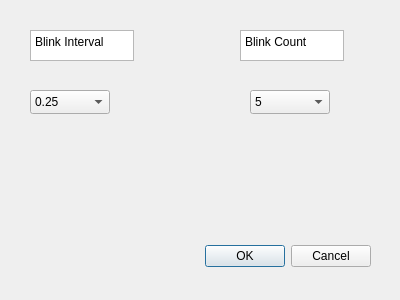
<?xml version="1.0" encoding="UTF-8"?>
<ui version="4.0">
 <class>Dialog</class>
 <widget class="QDialog" name="Dialog">
  <property name="geometry">
   <rect>
    <x>0</x>
    <y>0</y>
    <width>400</width>
    <height>300</height>
   </rect>
  </property>
  <property name="windowTitle">
   <string>Dialog</string>
  </property>
  <widget class="QDialogButtonBox" name="buttonBox">
   <property name="geometry">
    <rect>
     <x>30</x>
     <y>240</y>
     <width>341</width>
     <height>32</height>
    </rect>
   </property>
   <property name="orientation">
    <enum>Qt::Orientation::Horizontal</enum>
   </property>
   <property name="standardButtons">
    <set>QDialogButtonBox::StandardButton::Cancel|QDialogButtonBox::StandardButton::Ok</set>
   </property>
  </widget>
  <widget class="QComboBox" name="interval">
   <property name="geometry">
    <rect>
     <x>30</x>
     <y>90</y>
     <width>80</width>
     <height>24</height>
    </rect>
   </property>
   <item>
    <property name="text">
     <string>0.25</string>
    </property>
   </item>
   <item>
    <property name="text">
     <string>0.5</string>
    </property>
   </item>
   <item>
    <property name="text">
     <string>0.75</string>
    </property>
   </item>
   <item>
    <property name="text">
     <string>1</string>
    </property>
   </item>
   <item>
    <property name="text">
     <string>1.25</string>
    </property>
   </item>
   <item>
    <property name="text">
     <string>1.5</string>
    </property>
   </item>
   <item>
    <property name="text">
     <string>1.75</string>
    </property>
   </item>
   <item>
    <property name="text">
     <string>2</string>
    </property>
   </item>
   <item>
    <property name="text">
     <string>2.25</string>
    </property>
   </item>
   <item>
    <property name="text">
     <string>2.5</string>
    </property>
   </item>
  </widget>
  <widget class="QComboBox" name="count">
   <property name="geometry">
    <rect>
     <x>250</x>
     <y>90</y>
     <width>80</width>
     <height>24</height>
    </rect>
   </property>
   <item>
    <property name="text">
     <string>5</string>
    </property>
   </item>
   <item>
    <property name="text">
     <string>10</string>
    </property>
   </item>
   <item>
    <property name="text">
     <string>15</string>
    </property>
   </item>
  </widget>
  <widget class="QTextEdit" name="textEdit_2">
   <property name="geometry">
    <rect>
     <x>240</x>
     <y>30</y>
     <width>104</width>
     <height>31</height>
    </rect>
   </property>
   <property name="html">
    <string>&lt;!DOCTYPE HTML PUBLIC &quot;-//W3C//DTD HTML 4.0//EN&quot; &quot;http://www.w3.org/TR/REC-html40/strict.dtd&quot;&gt;
&lt;html&gt;&lt;head&gt;&lt;meta name=&quot;qrichtext&quot; content=&quot;1&quot; /&gt;&lt;meta charset=&quot;utf-8&quot; /&gt;&lt;style type=&quot;text/css&quot;&gt;
p, li { white-space: pre-wrap; }
hr { height: 1px; border-width: 0; }
li.unchecked::marker { content: &quot;\2610&quot;; }
li.checked::marker { content: &quot;\2612&quot;; }
&lt;/style&gt;&lt;/head&gt;&lt;body style=&quot; font-family:'Segoe UI'; font-size:9pt; font-weight:400; font-style:normal;&quot;&gt;
&lt;p style=&quot; margin-top:0px; margin-bottom:0px; margin-left:0px; margin-right:0px; -qt-block-indent:0; text-indent:0px;&quot;&gt;Blink Count&lt;/p&gt;&lt;/body&gt;&lt;/html&gt;</string>
   </property>
  </widget>
  <widget class="QTextEdit" name="textEdit">
   <property name="geometry">
    <rect>
     <x>30</x>
     <y>30</y>
     <width>104</width>
     <height>31</height>
    </rect>
   </property>
   <property name="html">
    <string>&lt;!DOCTYPE HTML PUBLIC &quot;-//W3C//DTD HTML 4.0//EN&quot; &quot;http://www.w3.org/TR/REC-html40/strict.dtd&quot;&gt;
&lt;html&gt;&lt;head&gt;&lt;meta name=&quot;qrichtext&quot; content=&quot;1&quot; /&gt;&lt;meta charset=&quot;utf-8&quot; /&gt;&lt;style type=&quot;text/css&quot;&gt;
p, li { white-space: pre-wrap; }
hr { height: 1px; border-width: 0; }
li.unchecked::marker { content: &quot;\2610&quot;; }
li.checked::marker { content: &quot;\2612&quot;; }
&lt;/style&gt;&lt;/head&gt;&lt;body style=&quot; font-family:'Segoe UI'; font-size:9pt; font-weight:400; font-style:normal;&quot;&gt;
&lt;p style=&quot; margin-top:0px; margin-bottom:0px; margin-left:0px; margin-right:0px; -qt-block-indent:0; text-indent:0px;&quot;&gt;Blink Interval&lt;/p&gt;&lt;/body&gt;&lt;/html&gt;</string>
   </property>
  </widget>
 </widget>
 <resources/>
 <connections>
  <connection>
   <sender>buttonBox</sender>
   <signal>accepted()</signal>
   <receiver>Dialog</receiver>
   <slot>accept()</slot>
   <hints>
    <hint type="sourcelabel">
     <x>248</x>
     <y>254</y>
    </hint>
    <hint type="destinationlabel">
     <x>157</x>
     <y>274</y>
    </hint>
   </hints>
  </connection>
  <connection>
   <sender>buttonBox</sender>
   <signal>rejected()</signal>
   <receiver>Dialog</receiver>
   <slot>reject()</slot>
   <hints>
    <hint type="sourcelabel">
     <x>316</x>
     <y>260</y>
    </hint>
    <hint type="destinationlabel">
     <x>286</x>
     <y>274</y>
    </hint>
   </hints>
  </connection>
 </connections>
</ui>
